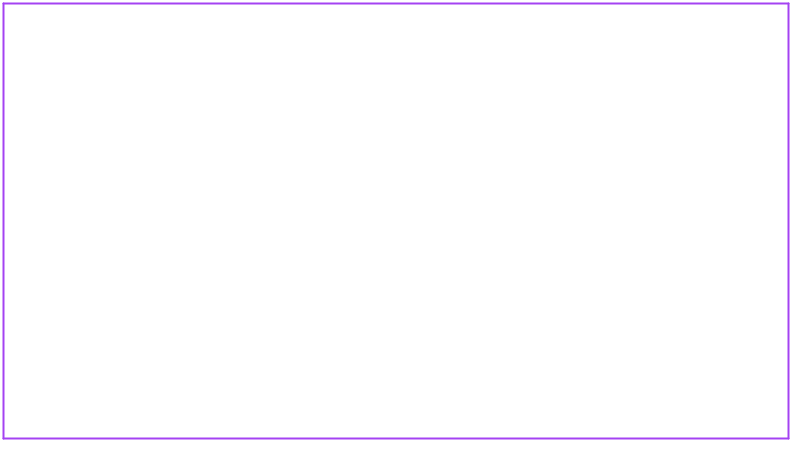
Frame 1 (no input)
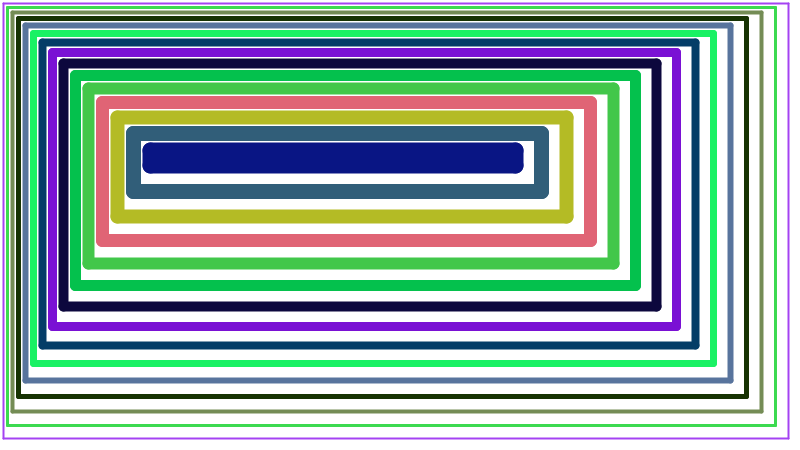
Frame 60 (the mouse pressed at the canvas centre just before this capture)
Frame 120 (the mouse held since frame 60 and released just before this capture): identical to frame 60, image omitted

The Processing sketch that drew these frames (run headless with seeded random() and noise(); from frame 60 on, the mouse is pressed at the canvas centre):

// Processing sketch: jour1_lignes_epaisses
// ── jour1_lignes_epaisses.pde
int X = 800; // taille x fenêtre
int Y = 450; // taille y fenêtre
int D = 1; // épaisseur qui séparent les lignes (influent sur le nombre de rectangle affichés)
int N = 0; // positionnement je dirais, plus c'est grand, plus c'est décalé à en bas à droite

void settings() {
  // J'ai utilisé Gemini pour cette fonction settings, car j'essayais d'utiliser size(X, Y) dans setup, et ça ne marchait pas.
  // son explication : Processing construit la fenêtre avant de lire tes variables, donc size() dans le setup() n'accepte que des chiffres fixes, pas de variables.
  size(X, Y);
}


void setup(){
  
  // couleur de fond : blanc
  background(255);
}


void draw(){
  // s'exécute plusieurs fois (répétition de l'affichage)
  D += 1;
  N = N+D+1;
  X=X-D-10;
  Y=Y-D-10;
  if (N < Y){
    int red = (int) random(0, 255);
    int blue = (int) random(0, 255);
    int green = (int) random(0, 255);
    color c = color(red, blue, green); // on créer une couleur
    stroke(c); // on dit qu'on va utiliser la couleur c lorsque l'on va tracer nos lignes
    strokeWeight(D); // épaisseur du trait
    line (N, N, N, Y); // un trait
    line (N, Y, X, Y); // un autre trait...
    line (X, Y, X, N);
    line (X, N, N, N);
    delay(100); // on attend 100ms
  }
}
